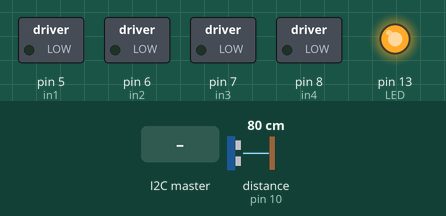
The sketch below on a simulated Arduino Uno, built with avr-gcc and run on an emulated ATmega328P. Shown: switched loads named in the sketch (green lamp = pin HIGH), output pins drawn as LEDs (lit = HIGH). Wiring (inferred from the names in the program): ultrasonic range finder: trigger pin 9; echo pin 10. Inputs (shaded band) come from the test bench; at power-on: distance to the obstacle (sensor on pin 10) 80 cm. The echo pulse lasts 58.3 µs per cm; pins used as bus, display or sensor lines are not drawn; what the sketch prints to the serial monitor is not drawn.

Above: at 1.2 s.
1.3 s: the I2C master sends the byte 1
At 2.2 s:
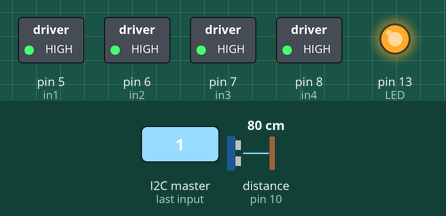
2.8 s: distance to the obstacle (sensor on pin 10) set to 120 cm
5.8 s: the I2C master sends the byte 0
7.3 s: distance to the obstacle (sensor on pin 10) set to 2 cm
10.3 s: the I2C master sends the byte 2
Timing chart, 0 to 12.8 s (numbered marks = the images above; inputs shaded):
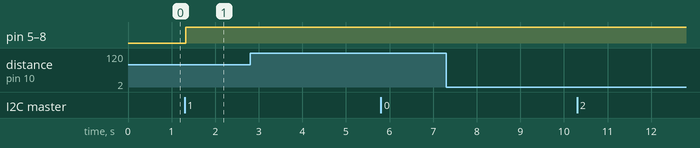

Measured:
- after the input at 1.3 s, pin 5 (in1), pin 6 (in2), pin 7 (in3), pin 8 (in4): LOW → HIGH at once
- after the input at 2.8 s, every drawn part: stays the same
- after the input at 5.8 s, every drawn part: stays the same
- after the input at 7.3 s, every drawn part: stays the same
- after the input at 10.3 s, every drawn part: stays the same

The sketch:

arduino_i2c_slave_4_distance_motor.ino
```cpp
#include <Wire.h>
#define SLAVE_ADDRESS 0x08     // I2C address for Arduino
#define LED 13                   // Built-in LED
int i2cData = 0;
int i2cd= 0;
int data1 = 0;                // the I2C data received
#define trigPin 9 // it defines the ECHO pin of the sensor to pin 5 of Arduino
#define echoPin 10
int in1 = 5;
int in2 = 6;
int in3 = 7;
int in4 = 8;
long duration; // variable for the duration of sound wave travel
int distance; // variable for the distance measurement
byte data_to_echo = 0;
void setup(){
  Wire.begin(SLAVE_ADDRESS);
  Wire.onReceive(receiveData);
  Wire.onRequest(sendData);
  pinMode(LED, OUTPUT);
  Serial.begin(9600);
  digitalWrite(LED, HIGH);
  pinMode(in1, OUTPUT);
  pinMode(in2, OUTPUT);
  pinMode(in3, OUTPUT);
  pinMode(in4, OUTPUT);
  pinMode(trigPin, OUTPUT); // Sets the trigPin as an Output
  pinMode(echoPin, INPUT); // Sets the echoPin as an Input
}
void loop() {
  // Clears the trigPin
  digitalWrite(trigPin, LOW);
  delayMicroseconds(2);
  // Sets the trigPin on HIGH state for 10 micro seconds
  digitalWrite(trigPin, HIGH);
  delayMicroseconds(10);
  digitalWrite(trigPin, LOW);
  // Reads the echoPin, returns the sound wave travel time in microseconds
  duration = pulseIn(echoPin, HIGH);
  // Calculating the distance
  distance = duration * 0.034 / 2;
  // Prints the distance on the Serial Monitor
  Serial.print("Distance: ");
  Serial.println(distance);
  /*if(distance < 15){
    stop_();
  }*/
}
// Handle reception of incoming I2C data
void receiveData(int byteCount) {
  while (Wire.available()) {
    i2cData = Wire.read();
    Serial.print("data rec:");
    Serial.println(i2cData);
    if (i2cData == 1) {
      forward();
      Serial.println("forward");
    }
    else if (i2cData == 2){
      reverse();
      Serial.println("reverse");
    }
    else if (i2cData == 3){
      left();
      Serial.println("left");
    }
    else if (i2cData == 4){
      right();
      Serial.println("right");
    }
    else if(i2cData == 5){
      stop_();
      Serial.println("STOP");
    }
  }
}
// Handle request to send I2C data
void sendData() {
  Serial.println("writedata to rpi");
  Wire.write(distance);
}
void forward(){
  Serial.println("forward");
  digitalWrite(in1, HIGH);
  digitalWrite(in2, HIGH);
  digitalWrite(in3, HIGH);
  digitalWrite(in4, HIGH);
  delay(2000);
}
void reverse(){
  Serial.println("reverse");
  digitalWrite(in1, HIGH);
  digitalWrite(in2, HIGH);
  digitalWrite(in3, HIGH);
  digitalWrite(in4, HIGH);
  delay(2000);
}
void left(){
  Serial.println("left");
  digitalWrite(in1, HIGH);
  digitalWrite(in2, LOW);
  digitalWrite(in3, HIGH);
  digitalWrite(in4, LOW);
  delay(2000);
}
void right(){
  Serial.println("right");
  digitalWrite(in1, LOW);
  digitalWrite(in2, HIGH);
  digitalWrite(in3, LOW);
  digitalWrite(in4, HIGH);
  delay(2000);
}
void stop_(){
  Serial.println("stop");
  digitalWrite(in1, LOW);
  digitalWrite(in2, LOW);
  digitalWrite(in3, LOW);
  digitalWrite(in4, LOW);
}
```
